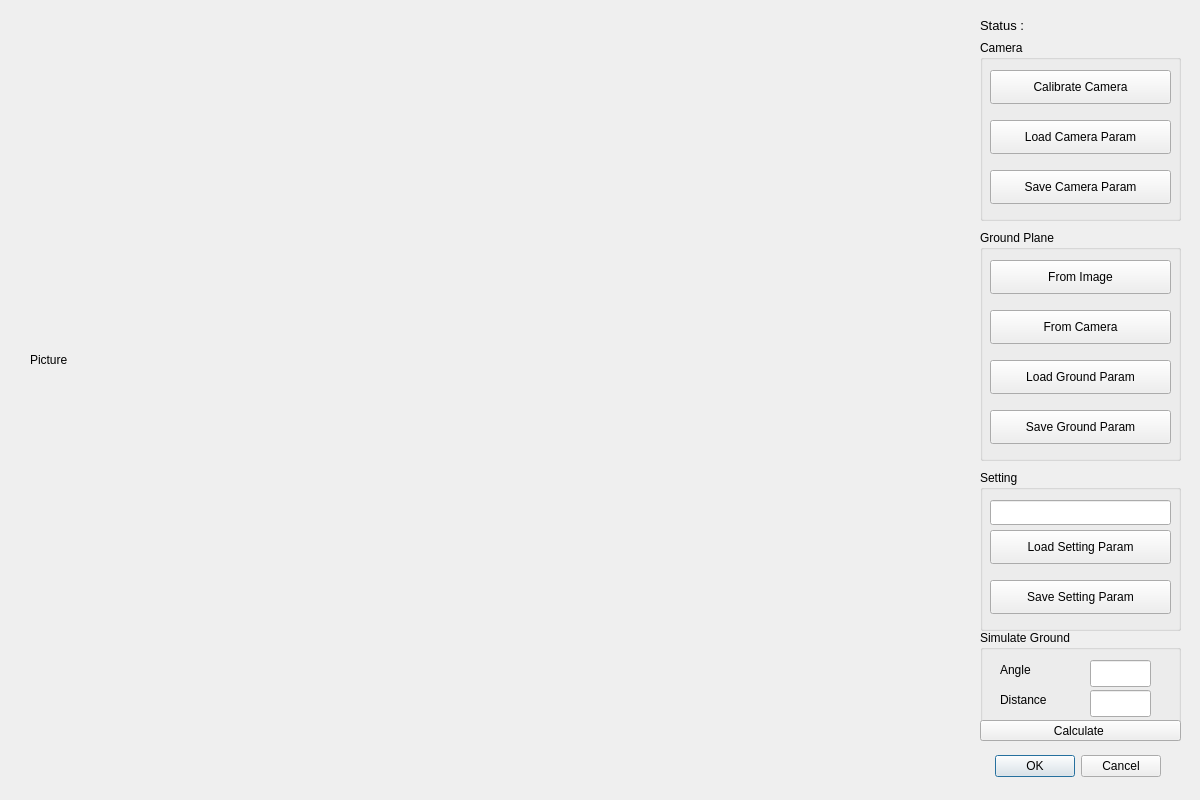
<?xml version="1.0" encoding="UTF-8"?>
<ui version="4.0">
 <class>DialogRange</class>
 <widget class="QDialog" name="DialogRange">
  <property name="geometry">
   <rect>
    <x>0</x>
    <y>0</y>
    <width>1200</width>
    <height>800</height>
   </rect>
  </property>
  <property name="windowTitle">
   <string>Global Coordinate Setup</string>
  </property>
  <widget class="QDialogButtonBox" name="buttonBox">
   <property name="geometry">
    <rect>
     <x>980</x>
     <y>750</y>
     <width>181</width>
     <height>32</height>
    </rect>
   </property>
   <property name="orientation">
    <enum>Qt::Horizontal</enum>
   </property>
   <property name="standardButtons">
    <set>QDialogButtonBox::Cancel|QDialogButtonBox::Ok</set>
   </property>
  </widget>
  <widget class="QLabelClick" name="imgLabel">
   <property name="geometry">
    <rect>
     <x>30</x>
     <y>20</y>
     <width>960</width>
     <height>680</height>
    </rect>
   </property>
   <property name="text">
    <string>Picture</string>
   </property>
  </widget>
  <widget class="QGroupBox" name="groupBox">
   <property name="geometry">
    <rect>
     <x>980</x>
     <y>40</y>
     <width>201</width>
     <height>181</height>
    </rect>
   </property>
   <property name="title">
    <string>Camera</string>
   </property>
   <widget class="QPushButton" name="ccBut">
    <property name="geometry">
     <rect>
      <x>10</x>
      <y>30</y>
      <width>181</width>
      <height>34</height>
     </rect>
    </property>
    <property name="text">
     <string>Calibrate Camera</string>
    </property>
   </widget>
   <widget class="QPushButton" name="lcpBut">
    <property name="geometry">
     <rect>
      <x>10</x>
      <y>80</y>
      <width>181</width>
      <height>34</height>
     </rect>
    </property>
    <property name="text">
     <string>Load Camera Param</string>
    </property>
   </widget>
   <widget class="QPushButton" name="scpBut">
    <property name="geometry">
     <rect>
      <x>10</x>
      <y>130</y>
      <width>181</width>
      <height>34</height>
     </rect>
    </property>
    <property name="text">
     <string>Save Camera Param</string>
    </property>
   </widget>
  </widget>
  <widget class="QGroupBox" name="groupBox_2">
   <property name="geometry">
    <rect>
     <x>980</x>
     <y>230</y>
     <width>201</width>
     <height>231</height>
    </rect>
   </property>
   <property name="title">
    <string>Ground Plane</string>
   </property>
   <widget class="QPushButton" name="fmBut">
    <property name="geometry">
     <rect>
      <x>10</x>
      <y>30</y>
      <width>181</width>
      <height>34</height>
     </rect>
    </property>
    <property name="text">
     <string>From Image</string>
    </property>
   </widget>
   <widget class="QPushButton" name="fcBut">
    <property name="geometry">
     <rect>
      <x>10</x>
      <y>80</y>
      <width>181</width>
      <height>34</height>
     </rect>
    </property>
    <property name="text">
     <string>From Camera</string>
    </property>
   </widget>
   <widget class="QPushButton" name="lgpBut">
    <property name="geometry">
     <rect>
      <x>10</x>
      <y>130</y>
      <width>181</width>
      <height>34</height>
     </rect>
    </property>
    <property name="text">
     <string>Load Ground Param</string>
    </property>
   </widget>
   <widget class="QPushButton" name="sgpBut">
    <property name="geometry">
     <rect>
      <x>10</x>
      <y>180</y>
      <width>181</width>
      <height>34</height>
     </rect>
    </property>
    <property name="text">
     <string>Save Ground Param</string>
    </property>
   </widget>
  </widget>
  <widget class="QGroupBox" name="groupBox_3">
   <property name="geometry">
    <rect>
     <x>980</x>
     <y>470</y>
     <width>201</width>
     <height>161</height>
    </rect>
   </property>
   <property name="title">
    <string>Setting</string>
   </property>
   <widget class="QPushButton" name="sspBut">
    <property name="geometry">
     <rect>
      <x>10</x>
      <y>110</y>
      <width>181</width>
      <height>34</height>
     </rect>
    </property>
    <property name="text">
     <string>Save Setting Param</string>
    </property>
   </widget>
   <widget class="QLineEdit" name="lspTxt">
    <property name="geometry">
     <rect>
      <x>10</x>
      <y>30</y>
      <width>181</width>
      <height>25</height>
     </rect>
    </property>
   </widget>
   <widget class="QPushButton" name="lspBut">
    <property name="geometry">
     <rect>
      <x>10</x>
      <y>60</y>
      <width>181</width>
      <height>34</height>
     </rect>
    </property>
    <property name="text">
     <string>Load Setting Param</string>
    </property>
   </widget>
  </widget>
  <widget class="QLabel" name="statusLb">
   <property name="geometry">
    <rect>
     <x>980</x>
     <y>10</y>
     <width>201</width>
     <height>31</height>
    </rect>
   </property>
   <property name="font">
    <font>
     <pointsize>10</pointsize>
    </font>
   </property>
   <property name="text">
    <string>Status :</string>
   </property>
  </widget>
  <widget class="QGroupBox" name="groupBox_4">
   <property name="geometry">
    <rect>
     <x>980</x>
     <y>630</y>
     <width>201</width>
     <height>111</height>
    </rect>
   </property>
   <property name="title">
    <string>Simulate Ground</string>
   </property>
   <widget class="QLineEdit" name="agTxt">
    <property name="geometry">
     <rect>
      <x>110</x>
      <y>30</y>
      <width>61</width>
      <height>27</height>
     </rect>
    </property>
   </widget>
   <widget class="QLabel" name="label">
    <property name="geometry">
     <rect>
      <x>20</x>
      <y>30</y>
      <width>68</width>
      <height>19</height>
     </rect>
    </property>
    <property name="text">
     <string>Angle</string>
    </property>
   </widget>
   <widget class="QLabel" name="label_2">
    <property name="geometry">
     <rect>
      <x>20</x>
      <y>60</y>
      <width>68</width>
      <height>19</height>
     </rect>
    </property>
    <property name="text">
     <string>Distance</string>
    </property>
   </widget>
   <widget class="QLineEdit" name="disTxt">
    <property name="geometry">
     <rect>
      <x>110</x>
      <y>60</y>
      <width>61</width>
      <height>27</height>
     </rect>
    </property>
    <property name="text">
     <string/>
    </property>
   </widget>
   <widget class="QPushButton" name="calSimulateBut">
    <property name="geometry">
     <rect>
      <x>0</x>
      <y>90</y>
      <width>201</width>
      <height>21</height>
     </rect>
    </property>
    <property name="text">
     <string>Calculate </string>
    </property>
   </widget>
  </widget>
  <zorder>imgLabel</zorder>
  <zorder>groupBox</zorder>
  <zorder>groupBox_2</zorder>
  <zorder>groupBox_3</zorder>
  <zorder>statusLb</zorder>
  <zorder>groupBox_4</zorder>
  <zorder>buttonBox</zorder>
 </widget>
 <customwidgets>
  <customwidget>
   <class>QLabelClick</class>
   <extends>QLabel</extends>
   <header location="global">qlabelclick.h</header>
  </customwidget>
 </customwidgets>
 <resources/>
 <connections>
  <connection>
   <sender>buttonBox</sender>
   <signal>accepted()</signal>
   <receiver>DialogRange</receiver>
   <slot>accept()</slot>
   <hints>
    <hint type="sourcelabel">
     <x>248</x>
     <y>254</y>
    </hint>
    <hint type="destinationlabel">
     <x>157</x>
     <y>274</y>
    </hint>
   </hints>
  </connection>
  <connection>
   <sender>buttonBox</sender>
   <signal>rejected()</signal>
   <receiver>DialogRange</receiver>
   <slot>reject()</slot>
   <hints>
    <hint type="sourcelabel">
     <x>316</x>
     <y>260</y>
    </hint>
    <hint type="destinationlabel">
     <x>286</x>
     <y>274</y>
    </hint>
   </hints>
  </connection>
 </connections>
</ui>
